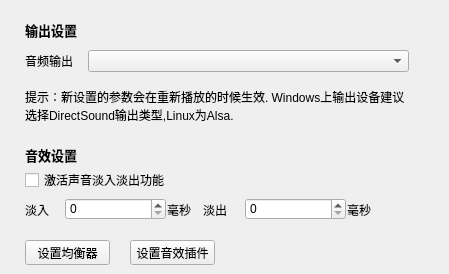
   <widget class="QWidget" name="eight">
    <widget class="TTKThemeLineLabel" name="setSoundOutWidget">
     <property name="geometry">
      <rect>
       <x>25</x>
       <y>20</y>
       <width>415</width>
       <height>20</height>
      </rect>
     </property>
     <property name="styleSheet">
      <string notr="true">background-color:transparent;
font-size:13px;
font-weight:bold;</string>
     </property>
     <property name="text">
      <string>输出设置</string>
     </property>
    </widget>
    <widget class="QComboBox" name="outputTypeComboBox">
     <property name="geometry">
      <rect>
       <x>88</x>
       <y>50</y>
       <width>321</width>
       <height>22</height>
      </rect>
     </property>
    </widget>
    <widget class="QLabel" name="outputTypeLabel">
     <property name="geometry">
      <rect>
       <x>25</x>
       <y>50</y>
       <width>61</width>
       <height>21</height>
      </rect>
     </property>
     <property name="text">
      <string>音频输出</string>
     </property>
     <property name="alignment">
      <set>Qt::AlignLeading|Qt::AlignLeft|Qt::AlignVCenter</set>
     </property>
    </widget>
    <widget class="QLabel" name="outputTypeTipLabel">
     <property name="geometry">
      <rect>
       <x>25</x>
       <y>80</y>
       <width>381</width>
       <height>51</height>
      </rect>
     </property>
     <property name="text">
      <string>提示：新设置的参数会在重新播放的时候生效. Windows上输出设备建议选择DirectSound输出类型,Linux为Alsa.</string>
     </property>
     <property name="alignment">
      <set>Qt::AlignLeading|Qt::AlignLeft|Qt::AlignVCenter</set>
     </property>
     <property name="wordWrap">
      <bool>true</bool>
     </property>
    </widget>
    <widget class="TTKThemeLineLabel" name="setEffectWidget">
     <property name="geometry">
      <rect>
       <x>25</x>
       <y>145</y>
       <width>415</width>
       <height>20</height>
      </rect>
     </property>
     <property name="styleSheet">
      <string notr="true">background-color:transparent;
font-size:13px;
font-weight:bold;</string>
     </property>
     <property name="text">
      <string>音效设置</string>
     </property>
    </widget>
    <widget class="QPushButton" name="equalizerButton">
     <property name="geometry">
      <rect>
       <x>25</x>
       <y>240</y>
       <width>85</width>
       <height>25</height>
      </rect>
     </property>
     <property name="text">
      <string>设置均衡器</string>
     </property>
    </widget>
    <widget class="QPushButton" name="equalizerPluginsButton">
     <property name="geometry">
      <rect>
       <x>130</x>
       <y>240</y>
       <width>85</width>
       <height>25</height>
      </rect>
     </property>
     <property name="text">
      <string>设置音效插件</string>
     </property>
    </widget>
    <widget class="QCheckBox" name="fadeInAndOutCheckBox">
     <property name="geometry">
      <rect>
       <x>25</x>
       <y>170</y>
       <width>230</width>
       <height>20</height>
      </rect>
     </property>
     <property name="text">
      <string>激活声音淡入淡出功能</string>
     </property>
    </widget>
    <widget class="QLabel" name="sizeTipLabel">
     <property name="geometry">
      <rect>
       <x>167</x>
       <y>200</y>
       <width>40</width>
       <height>20</height>
      </rect>
     </property>
     <property name="text">
      <string>毫秒</string>
     </property>
    </widget>
    <widget class="QSpinBox" name="fadeInSpinBox">
     <property name="geometry">
      <rect>
       <x>65</x>
       <y>198</y>
       <width>101</width>
       <height>22</height>
      </rect>
     </property>
    </widget>
    <widget class="QLabel" name="fadeInLabel">
     <property name="geometry">
      <rect>
       <x>25</x>
       <y>200</y>
       <width>40</width>
       <height>20</height>
      </rect>
     </property>
     <property name="text">
      <string>淡入</string>
     </property>
    </widget>
    <widget class="QSpinBox" name="fadeOutSpinBox">
     <property name="geometry">
      <rect>
       <x>245</x>
       <y>198</y>
       <width>101</width>
       <height>22</height>
      </rect>
     </property>
    </widget>
    <widget class="QLabel" name="fadeOutLabel">
     <property name="geometry">
      <rect>
       <x>203</x>
       <y>200</y>
       <width>40</width>
       <height>20</height>
      </rect>
     </property>
     <property name="text">
      <string>淡出</string>
     </property>
    </widget>
    <widget class="QLabel" name="sizeTipLabel2">
     <property name="geometry">
      <rect>
       <x>347</x>
       <y>200</y>
       <width>40</width>
       <height>20</height>
      </rect>
     </property>
     <property name="text">
      <string>毫秒</string>
     </property>
    </widget>
   </widget>
